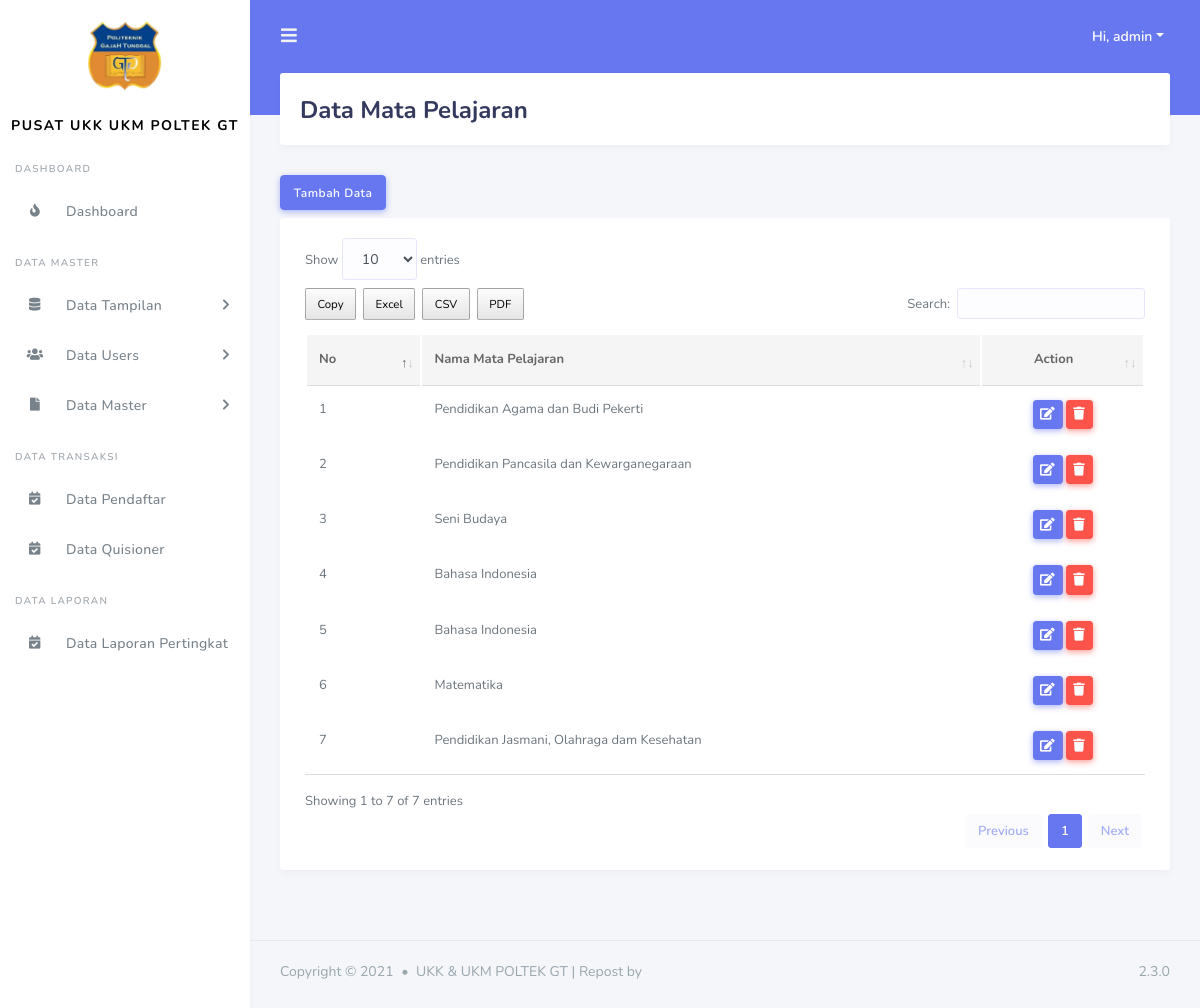
The app's page /admin/data_mata_pelajaran.php (signed in), older data.
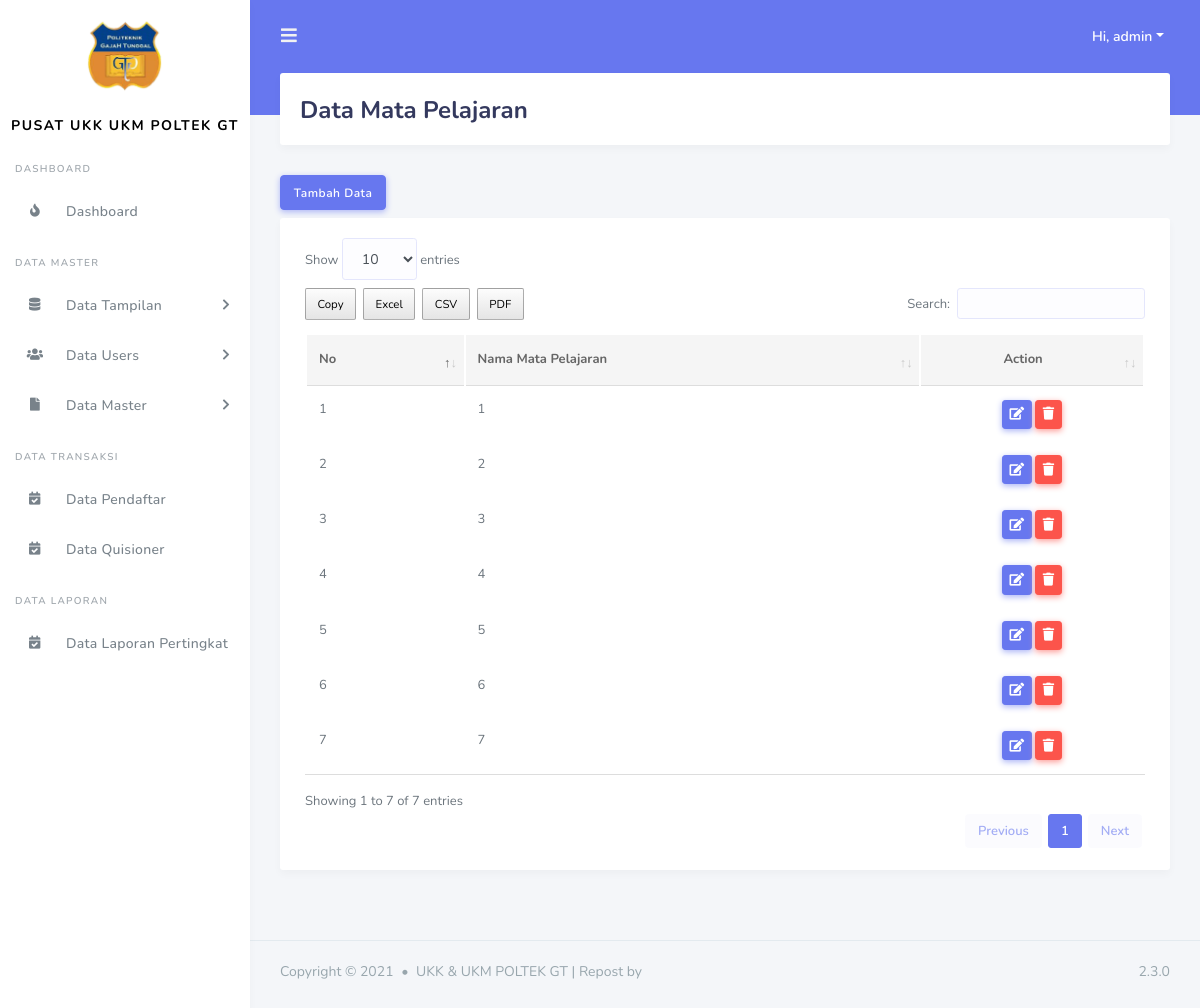
The same page, newer data.
### tables this page shows
CREATE TABLE `tbl_mata_pelajaran` (
  `id_mata_pelajaran` int(11) NOT NULL,
  `mata_pelajaran` varchar(255) DEFAULT NULL
);

### include/koneksi.php (called while the page is built, shortened)
<?php
$base_url = "http://localhost/ukkukmpoltek/";
?>

### admin/data_mata_pelajaran.php (the view, shortened to what this page needs)
<?php
include('../include/koneksi.php');
include('../template/header.php');
include('../template/sidebar.php');
?>
<div class="main-content">
  <section class="section">
    <div class="section-header">
      <h1>Data Mata Pelajaran</h1>
    </div>
    <button type="button" class="btn btn-primary mb-2" data-toggle="modal" data-target="#tambahdata">
      Tambah Data
    </button>
    <div class="section-body">
      <div class="card table-responsive">
        <div class="card-body ">
            <table class="table table-hover" id="data_tabel">
            <thead>
              <tr>
                <th>No</th>
                <th>Nama Mata Pelajaran</th>
                <th class ="text-center">Action</th>
              </tr>
            </thead>
            <tbody>
              <?php
                    $query = "SELECT * FROM tbl_mata_pelajaran";
                    $result_tasks = mysqli_query($conn, $query);
                    $no = 1;
                    while($row = mysqli_fetch_assoc($result_tasks)) { ?>
                <tr>
                  <td><?= $no++ ?></td>
                  <td><?= $row['mata_pelajaran']?></td>
                  <td class ="text-center">
                    <button type="button" class="btn btn-primary btn-sm" data-toggle="modal" data-target="#updatedata<?= $row['id_mata_pelajaran'] ?>">
                      <i class="fas fa-edit"></i>
                    </button>
                    <a href="<?= $base_url ?>proses_admin/data_mata_pelajaran/delete.php?id=<?= $row['id_mata_pelajaran'] ?>" class="btn btn-danger btn-sm"><i class="fas fa-trash"></i></a>
                  </td>
                </tr>
              <?php } ?>
            </tbody>
          </table>
        </div>
      </div>
    </div>
  </section>
</div>
<?php include('../template/footer.php'); ?>

Row changes from the older to the newer data that the page shows:
changed tbl_mata_pelajaran (number 1 of 7 on the later page): mata_pelajaran "Pendidikan Agama dan Budi Pekerti" → "1"
changed tbl_mata_pelajaran (number 2 of 7 on the later page): mata_pelajaran "Pendidikan Pancasila dan Kewarganegaraan" → "2"
changed tbl_mata_pelajaran (number 3 of 7 on the later page): mata_pelajaran "Seni Budaya" → "3"
changed tbl_mata_pelajaran (number 4 of 7 on the later page): mata_pelajaran "Bahasa Indonesia" → "4"
changed tbl_mata_pelajaran (number 5 of 7 on the later page): mata_pelajaran "Bahasa Indonesia" → "5"
changed tbl_mata_pelajaran (number 6 of 7 on the later page): mata_pelajaran "Matematika" → "6"
changed tbl_mata_pelajaran (number 7 of 7 on the later page): mata_pelajaran "Pendidikan Jasmani, Olahraga dam Kesehatan" → "7"
